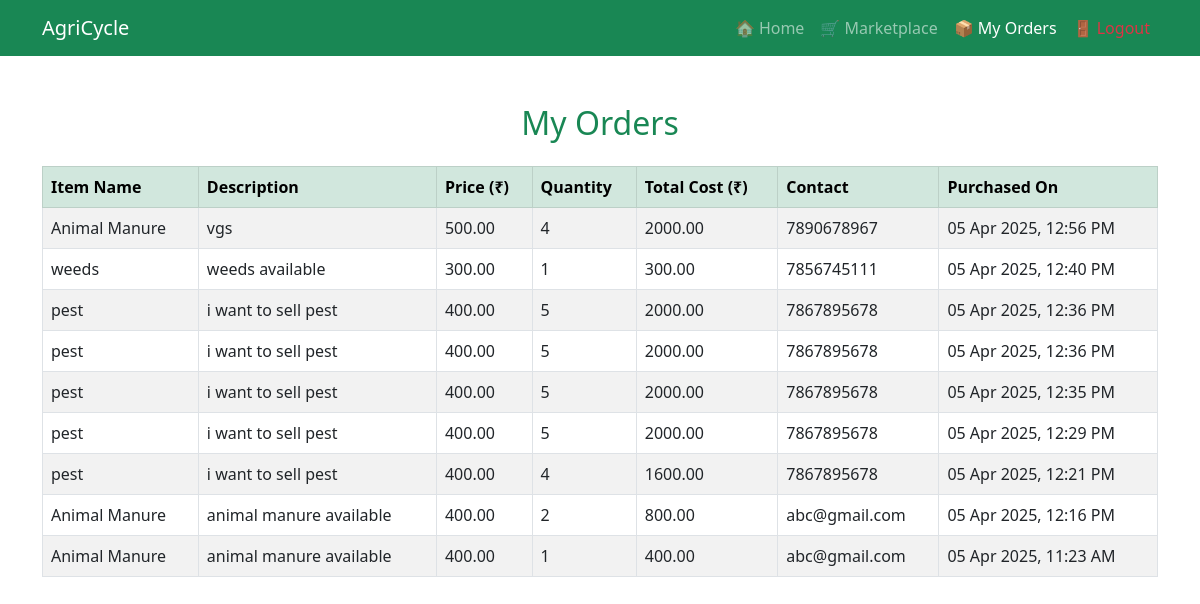
Page /orders.php (signed in) on the committed database.
### tables this page shows
CREATE TABLE `orders` (
  `id` int(11) NOT NULL,
  `buyer_id` int(11) NOT NULL,
  `item_id` int(11) NOT NULL,
  `quantity` int(11) DEFAULT 1,
  `total_price` decimal(10,2) DEFAULT NULL,
  `created_at` timestamp NOT NULL DEFAULT current_timestamp()
);

CREATE TABLE `marketplace_items` (
  `id` int(11) NOT NULL,
  `user_id` int(11) NOT NULL,
  `photo_path` varchar(255) DEFAULT NULL,
  `item_name` varchar(255) NOT NULL,
  `description` text NOT NULL,
  `price` decimal(10,2) NOT NULL,
  `quantity` int(11) NOT NULL,
  `contact_info` varchar(255) NOT NULL,
  `created_at` timestamp NOT NULL DEFAULT current_timestamp()
);

### orders.php (the view, shortened to what this page needs)
<?php
include 'config/db_connect.php';
$buyer_id = $_SESSION['user_id'];
$query = "
    SELECT
        o.id AS order_id,
        o.quantity,
        o.total_price,
        o.created_at,
        m.item_name,
        m.description,
        m.price,
        m.contact_info
    FROM orders o
    JOIN marketplace_items m ON o.item_id = m.id
    WHERE o.buyer_id = $buyer_id
    ORDER BY o.created_at DESC
";
$result = mysqli_query($conn, $query);
$orders = mysqli_fetch_all($result, MYSQLI_ASSOC);
?>
<!DOCTYPE html>
<html lang="en">
<head>
    <link rel="stylesheet" href="marketplace/styles.css">
    <link rel="stylesheet" href="https://cdn.jsdelivr.net/npm/bootstrap@5.3.0/dist/css/bootstrap.min.css">
</head>
<body>
<nav class="navbar navbar-expand-lg navbar-dark bg-success">
  <div class="container">
    <a class="navbar-brand" href="index.php">AgriCycle</a>
    <div class="collapse navbar-collapse justify-content-end">
      <ul class="navbar-nav">
        <li class="nav-item">
            <a class="nav-link" href="dashboard/buyer_dashboard.php">🏠 Home</a>
        </li>
        <li class="nav-item">
            <a class="nav-link" href="marketplace/index.php">🛒 Marketplace</a>
        </li>
        <li class="nav-item">
            <a class="nav-link active" href="orders.php">📦 My Orders</a>
        </li>
        <li class="nav-item">
            <a class="nav-link text-danger" href="auth/logout.php">🚪 Logout</a>
        </li>
      </ul>
    </div>
  </div>
</nav>
<div class="container mt-5">
    <h2 class="text-center text-success mb-4">My Orders</h2>
    <?php if (empty($orders)): ?>
        <p class="text-center">No orders placed yet.</p>
    <?php else: ?>
        <div class="table-responsive">
            <table class="table table-bordered table-striped">
                <thead class="table-success">
                    <tr>
                        <th>Item Name</th>
                        <th>Description</th>
                        <th>Price (₹)</th>
                        <th>Quantity</th>
                        <th>Total Cost (₹)</th>
                        <th>Contact</th>
                        <th>Purchased On</th>
                    </tr>
                </thead>
                <tbody>
                    <?php foreach ($orders as $order): ?>
                        <tr>
                            <td><?= htmlspecialchars($order['item_name']) ?></td>
                            <td><?= htmlspecialchars($order['description']) ?></td>
                            <td><?= $order['price'] ?></td>
                            <td><?= $order['quantity'] ?></td>
                            <td><?= $order['total_price'] ?></td>
                            <td><?= htmlspecialchars($order['contact_info']) ?></td>
                            <td><?= date('d M Y, h:i A', strtotime($order['created_at'])) ?></td>
                        </tr>
                    <?php endforeach; ?>
                </tbody>
            </table>
        </div>
    <?php endif; ?>
</div>
</body>
</html>

### rows in the picture
orders: marketplace_items.item_name "Animal Manure", marketplace_items.description "vgs", marketplace_items.price "500.00", quantity "4", total_price "2000.00", marketplace_items.contact_info "7890678967", created_at "05 Apr 2025, 12:56 PM"
orders: marketplace_items.item_name "weeds", marketplace_items.description "weeds available", marketplace_items.price "300.00", quantity "1", total_price "300.00", marketplace_items.contact_info "7856745111", created_at "05 Apr 2025, 12:40 PM"
orders: marketplace_items.item_name "pest", marketplace_items.description "i want to sell pest", marketplace_items.price "400.00", quantity "5", total_price "2000.00", marketplace_items.contact_info "7867895678", created_at "05 Apr 2025, 12:36 PM"
orders: marketplace_items.item_name "pest", marketplace_items.description "i want to sell pest", marketplace_items.price "400.00", quantity "5", total_price "2000.00", marketplace_items.contact_info "7867895678", created_at "05 Apr 2025, 12:36 PM"
orders: marketplace_items.item_name "pest", marketplace_items.description "i want to sell pest", marketplace_items.price "400.00", quantity "5", total_price "2000.00", marketplace_items.contact_info "7867895678", created_at "05 Apr 2025, 12:35 PM"
orders: marketplace_items.item_name "pest", marketplace_items.description "i want to sell pest", marketplace_items.price "400.00", quantity "5", total_price "2000.00", marketplace_items.contact_info "7867895678", created_at "05 Apr 2025, 12:29 PM"
orders: marketplace_items.item_name "pest", marketplace_items.description "i want to sell pest", marketplace_items.price "400.00", quantity "4", total_price "1600.00", marketplace_items.contact_info "7867895678", created_at "05 Apr 2025, 12:21 PM"
orders: marketplace_items.item_name "Animal Manure", marketplace_items.description "animal manure available", marketplace_items.price "400.00", quantity "2", total_price "800.00", marketplace_items.contact_info "abc@gmail.com", created_at "05 Apr 2025, 12:16 PM"
orders: marketplace_items.item_name "Animal Manure", marketplace_items.description "animal manure available", marketplace_items.price "400.00", quantity "1", total_price "400.00", marketplace_items.contact_info "abc@gmail.com", created_at "05 Apr 2025, 11:23 AM"
